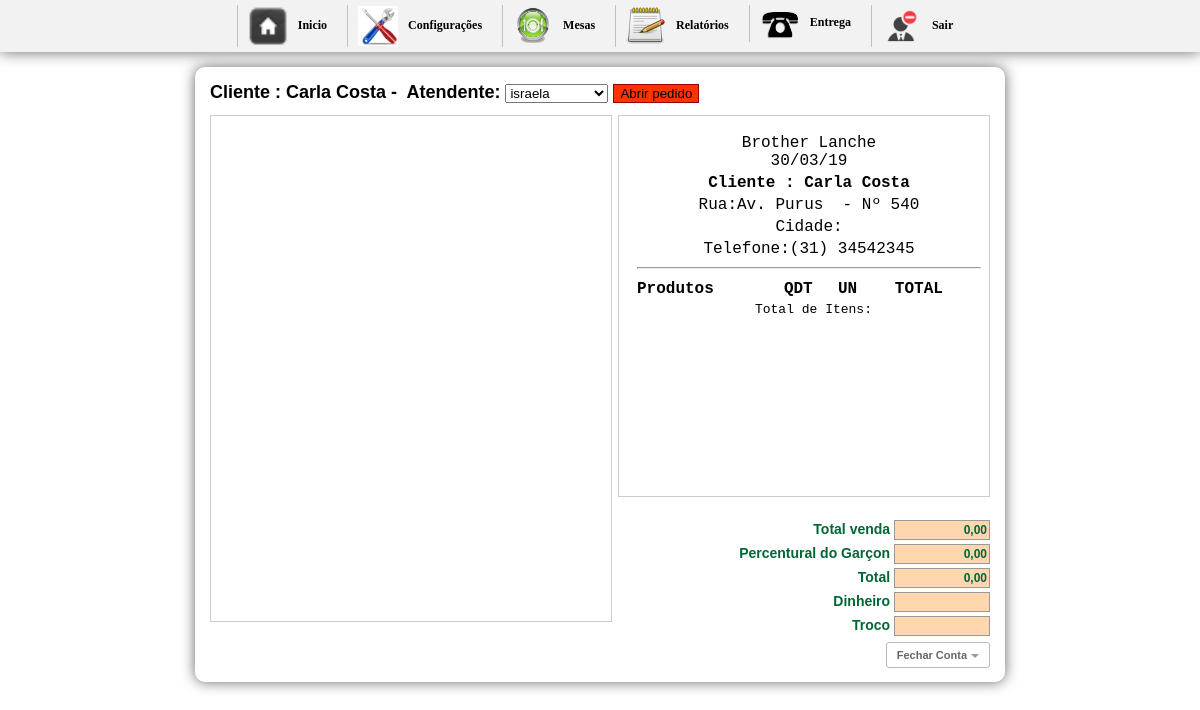
/inicio2.php?btn=vendapedido&id_mesa=46&idGarcon=9 (signed in), run on an earlier commit of the app's database.
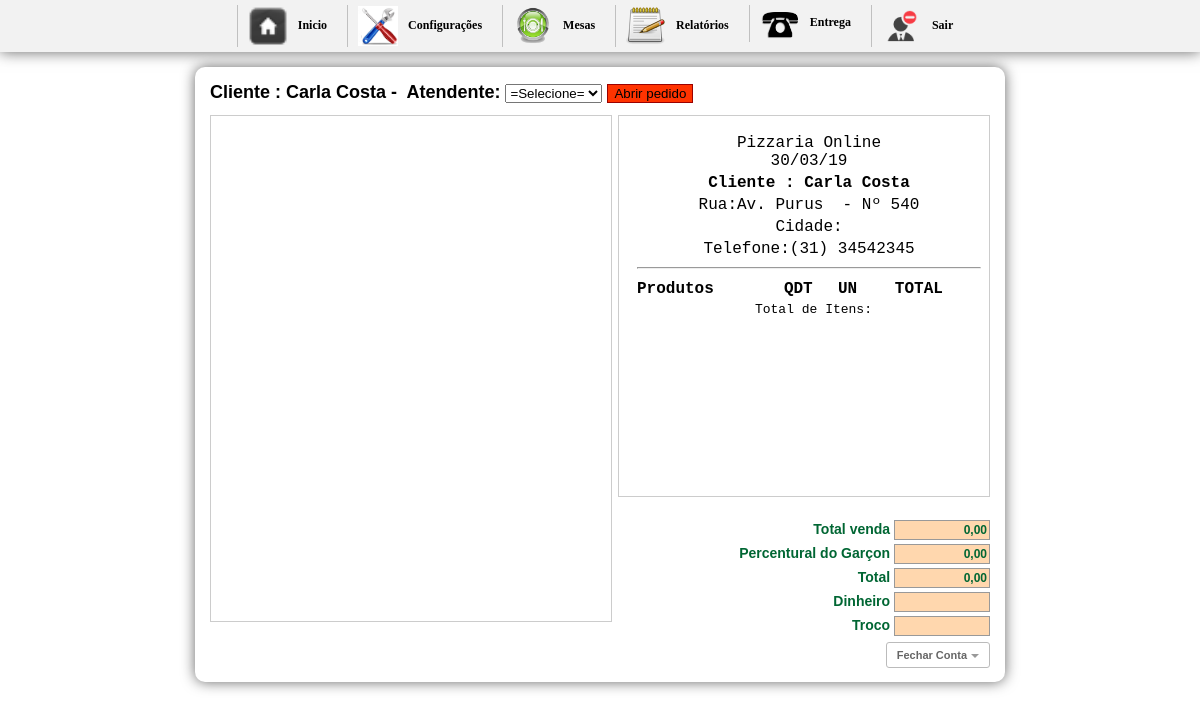
And on a later commit of the database.
### tables this page shows
CREATE TABLE `config` (
  `id_conf` int(30) NOT NULL,
  `empresa` varchar(200) NOT NULL,
  `telefone` varchar(30) NOT NULL,
  `pgarcon` int(10) NOT NULL,
  `ativo` int(2) NOT NULL
);

### vendapedido.php (the view, shortened to what the changed rows need)
<?php require_once('Connections/sistema.php'); ?>
<?php
if (!function_exists("GetSQLValueString")) {
function GetSQLValueString($theValue, $theType, $theDefinedValue = "", $theNotDefinedValue = "")
{
  $theValue = function_exists("mysql_real_escape_string") ? mysql_real_escape_string($theValue) : mysql_escape_string($theValue);
  switch ($theType) {
    case "long":
    case "int":
      $theValue = ($theValue != "") ? intval($theValue) : "NULL";
      break;
  }
  return $theValue;
}
}
$colname_Recordset1 = "-1";
if (isset($_GET['id_mesa'])) {
  $colname_Recordset1 = $_GET['id_mesa'];
}
$query_Recordset1 = sprintf("SELECT * FROM pedido WHERE id_mesa = %s", GetSQLValueString($colname_Recordset1, "int"));
$Recordset1 = mysql_query($query_Recordset1, $sistema) or die(mysql_error());
$row_Recordset1 = mysql_fetch_assoc($Recordset1);
$numero = $_GET['id_mesa'];
?>
<?php
  $sql1 = mysql_query("SELECT * FROM pedido WHERE id_mesa ='$numero'") or die(mysql_error());
  $cont1 = mysql_fetch_array($sql1);
  $sit = $cont1['situacao'];
$idGarconget = $_GET['idGarcon'];
$gar2 = mysql_query("SELECT * FROM garcon WHERE idGarcon='$idGarconget'");
$h2 = mysql_fetch_array($gar2);
  ?>
<h1>
<form action="" method="post" enctype="multipart/form-data">
Cliente : <?php echo $row_Recordset1['nome']; ?>&nbsp-&nbsp;
Atendente:
<select name="nomeGarcon">
<option value="0">=Selecione=</option>
<?php
	$gar = mysql_query("SELECT * FROM garcon WHERE idGarcon != '1' ORDER BY nomeGarcon ASC") or die(mysql_error());
	while($h = mysql_fetch_array($gar)){
?>
  <option value="<?php echo $h['idGarcon'] ?>"<?php if (!(strcmp($h['idGarcon'], $h2['idGarcon']))) {echo "selected=\"selected\"";} ?>><?php echo $h['nomeGarcon'] ?></option>
	<?php }?>
</select>
<?php if($sit == "0"){?>
<input name="ok" type="submit" value="Abrir pedido" style="background-color: #F30; border:1px solid #9B0000;" />
<?php }else{ ?>
<input name="ok" type="submit" value="Alterar" style=" background-color:#090; border:1px solid #030;" />
<?php } ?>
</form>
</h1>
<div id="boxprodutos"><br/>
</div>
<div id="box">
	<div id="comentarios">
    <table width="100%" border="0" class="inputs">
    	<?php $n = mysql_query("SELECT * FROM config");
		 	$a = mysql_fetch_array($n);
		 ?>
	<tr>
		<td align="center" style="font-size:16px;"><?php echo $a['empresa'] ?><br/> <?php echo date("d/m/y") ?></td>
	</tr>
  <tr>
  <td align="center" style="font-size:16px;"><strong>Cliente : <?php echo $row_Recordset1['nome']; ?></strong></td>
  </tr>
  <tr>
	<td align="center" style="font-size:16px;">Rua:<?php echo $row_Recordset1['rua']; ?>&nbsp-&nbsp;Nº <?php echo $row_Recordset1['numerocasa']; ?></td>
</tr>
<tr>
	<td align="center" style="font-size:16px;">Cidade:<?php echo $row_Recordset1['detalhes']; ?></td>
</tr>
<tr>
	<td align="center" style="font-size:16px;">Telefone:<?php echo $row_Recordset1['telefone']; ?></td>
</tr>
    <tr>
    <td><hr/></td>
    </tr>
</table>
    <table width="100%">
    <tr>
	  <td  style="font-size:16px;"><strong>Produtos</strong></td>
      <td width="13%" align="center" style="font-size:16px;"><strong>QDT</strong></td>
      <td width="15%" align="center" style="font-size:16px;"><strong>UN</strong></td>
	  <td align="center" style="font-size:16px;"><strong>TOTAL</strong></td>
	  <td align="center">&nbsp;</td>
	  </tr>
	<tr class="fontcomanda">
	  <td colspan="3" align="right">Total de Itens:</td>
	  <td align="right"><?php echo $itens ?></td>
	  <td align="right">&nbsp;</td>
	  </tr>
    </table>
 <div id="formulario">
    <?php $totals = number_format($total, 2, ',', '.'); ?>
<form name="formulario" action="" method="post" enctype="multipart/form-data">
            <span class="valores">Total venda </span>
        <input name="total" type="text" value="<?php echo $totals ?>" size="8" maxlength="6" class="calc" readonly="true"/><br/>
        	<?php
			$g = mysql_query("SELECT * FROM config") or die(mysql_error());
			$w = mysql_fetch_array($g);
			$ativo = $w['ativo'];
			$percentual = $w['pgarcon'];
			if($ativo == 1){
			$porcento_garcon = $percentual;
			}else{
			$porcento_garcon = 0;
			}
				$pgarcon = $total * $porcento_garcon / 100;
				$somatotal = $total + $pgarcon;
			?>
                <span class="valores">Percentural do Garçon </span>
                <input name="garconP" type="text" class="calc" id="garconP" value="<?php echo number_format($pgarcon, 2, ',', '.'); ?>"/><br/>
                <span class="valores">Total </span>
                <input name="somatotal" type="text" class="calc" id="somatotal" value="<?php echo number_format($somatotal, 2, ',', '.'); ?>"/><br/>
        <span class="valores">Dinheiro </span>
        <input name="dinheiro" type="text" size="8"  class="calc" onkeyup="javascript:operacao('')" id="dinheiro-1"/><br/>
            <span class="valores">Troco </span>
            <input name="troco" type="text" class="calc" size="8" maxlength="8" readonly="true"/><br/>
      </form>
      <br/>
      <?php
	  $mesas = $_GET['id_mesa'];
	  ?>
      <a href="imprimepedido.php?id_mesa=<?php echo $mesas;?>&pgarcon=<?php echo $pgarcon?>&somatotal=<?php echo $somatotal ?>"
  onclick="NovaJanela(this.href,'nomeJanela','750','600','yes');return false" class="button">
  Fechar Conta</a>
      </div>
  </div>
</div>

What changed in the data, as far as the page shows it:
changed config: empresa "Brother Lanche" → "Pizzaria Online"
Also different on the page:
form field nomeGarcon: "israela" → "=Selecione="
